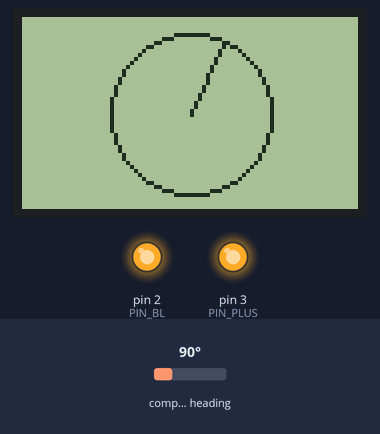
The sketch below on a simulated Arduino Uno, built with avr-gcc and run on an emulated ATmega328P. Shown: 84×48 one-colour display, output pins drawn as LEDs (lit = HIGH). Wiring (inferred from the names in the program): HMC5883L compass at I2C address 0x1E. Inputs (shaded band) come from the test bench; at power-on: compass heading 90°. What the sketch prints to the serial monitor is not drawn.

Above: at 1.2 s.
1.3 s: compass heading set to 7°
At 2.5 s:
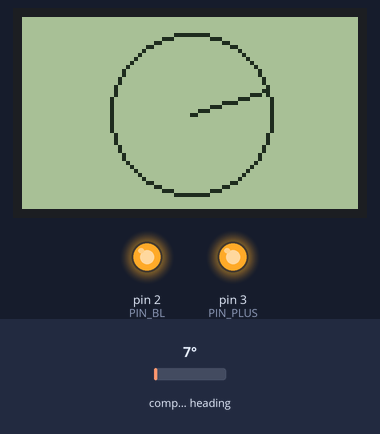
2.8 s: compass heading set to 180°
At 4.0 s:
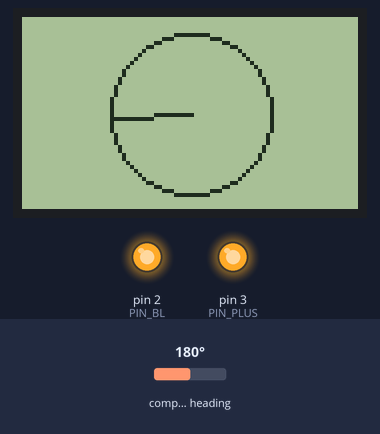
4.3 s: compass heading set to 269°
At 4.8 s:
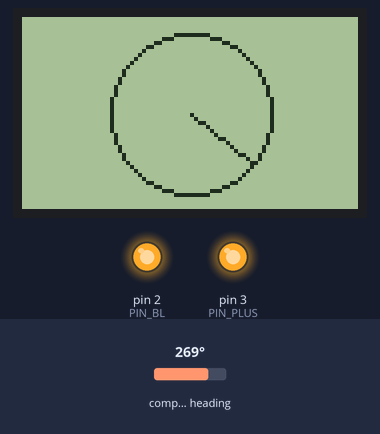
Timing chart, 0 to 7.3 s (numbered marks = the images above; inputs shaded):
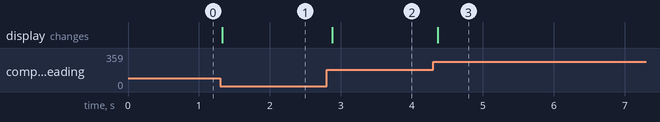

Measured:
- after the input at 1.3 s, the display: changes at once (image 1)
- after the input at 2.8 s, the display: changes after 0.08 s (image 2)
- after the input at 4.3 s, the display: changes after 0.06 s (image 3)

The sketch:

board5110-compas.ino
```cpp
// (licence header left out)
/**********************************************************
   Boussole constituée d'un Arduino, d'un magnétomètre
   HMC5883 et d'un écran LCD Nokia.

   Plus d'infos:
   https://electroniqueamateur.blogspot.com/2019/06/fabrication-dune-boussole-avec-le.html
***********************************************************/

#include <Wire.h>  // i2c pour le capteur HMC5883
#define adresse 0x1E // Adresse i2c du capteur HMC5883

// bibliothèques pour l'écran LCD Nokia
#include <SPI.h>
#include <Adafruit_GFX.h>
#include <Adafruit_PCD8544.h>

// valeurs requises pour calibrer nos mesures (spécifique à votre module):
const int xmin = -564;
const int xmax = -62;
const int ymin = -277;
const int ymax = 254;

// Pour pointer vers le nord géographique plutôt que vers
// le nord magnétique, on additionne la déclinaison, qui dépend
// de l'endroit où vous êtes:
// http://www.magnetic-declination.com/

float declinaison = 0.22;  // en radians

//
// It is assumed that the LCD module is connected to
// the following pins.
//      SCK  - Pin 8 >> 4
//      MOSI - Pin 9 >> 5
//      DC   - Pin 10 >> 6
//      CS   - Pin 12 >> 7
//      RST  - Pin 11 >> 8

// pin 7 - Serial clock out (SCLK)
// pin 6 - Serial data out (DIN)
// pin 5 - Data/Command select (D/C)
// pin 4 - LCD chip select (CS)
// pin 3 - LCD reset (RST)


//
#define PIN_PLUS 3
#define PIN_BL 2

//PCD8544(SCLK, DIN/MOSI, D/C, SCE/CS, RST);
Adafruit_PCD8544 display = Adafruit_PCD8544(4,5,6,7,8);

// D/C broche 5,CSE ou CS broche 4, RST broche 3
// LCD5110 myGLCD(4,5,6,8,7);
const int rayon = 20; //rayon du cercle en pixels, sur l'afficheur LCD

void setup(void)
{


   Serial.begin(115200);
   Serial.println("HMC5883 Magnetometer Test");

     pinMode(PIN_PLUS, OUTPUT);      // sets the digital pin as output
pinMode(PIN_BL, OUTPUT);
digitalWrite(PIN_PLUS, HIGH);
digitalWrite(PIN_BL, HIGH);

  // initialiation du capteur HMC5883
  Wire.begin();
  Wire.beginTransmission(adresse);
  Wire.write(0x02);
  Wire.write(0x00);
  Wire.endTransmission();

  // initialisation de l'afficheur
  display.begin();
  display.setContrast(60); // réglage du contraste (40-60) variable selon votre écran
  display.clearDisplay();
}

void loop(void)
{

  int xbrut, ybrut, zbrut, xcalibree, ycalibree;

  // On demande les informations au capteur HMC5883
  Wire.beginTransmission(adresse);
  Wire.write(0x03); //select register 3, X MSB register
  Wire.endTransmission();

  //Lecture des composantes du champ magnétique
  Wire.requestFrom(adresse, 6);
  if (6 <= Wire.available()) {
    xbrut = Wire.read() << 8; //X msb
    xbrut |= Wire.read(); //X lsb
    zbrut = Wire.read() << 8; //Z msb
    zbrut |= Wire.read(); //Z lsb
    ybrut = Wire.read() << 8; //Y msb
    ybrut |= Wire.read(); //Y lsb
  }

  // valeurs calibrées:
  xcalibree = map(xbrut, xmin, xmax, -1000, 1000);
  ycalibree = map(ybrut, ymin, ymax, -1000, 1000);

  // Calcul de l'angle entre le nord magnétique et l'axe x du capteur
  float orientationNord = atan2(ycalibree, xcalibree);

  // Pour pointer vers le nord géographique plutôt que vers
  // le nord magnétique, on additionne la déclinaison

  orientationNord += declinaison;

  Serial.println(orientationNord);

  // on dessine la flèche à l'angle approprié sur l'afficheur LCD
  display.clearDisplay();
  display.drawCircle(display.width() / 2, display.height() / 2, rayon, BLACK); // contour d'un cercle
  display.drawLine(display.width() / 2, display.height() / 2, display.width() / 2 + rayon * cos(orientationNord) , display.height() / 2 - rayon * sin(orientationNord), BLACK);
  display.display();

  delay(50);
}
```
